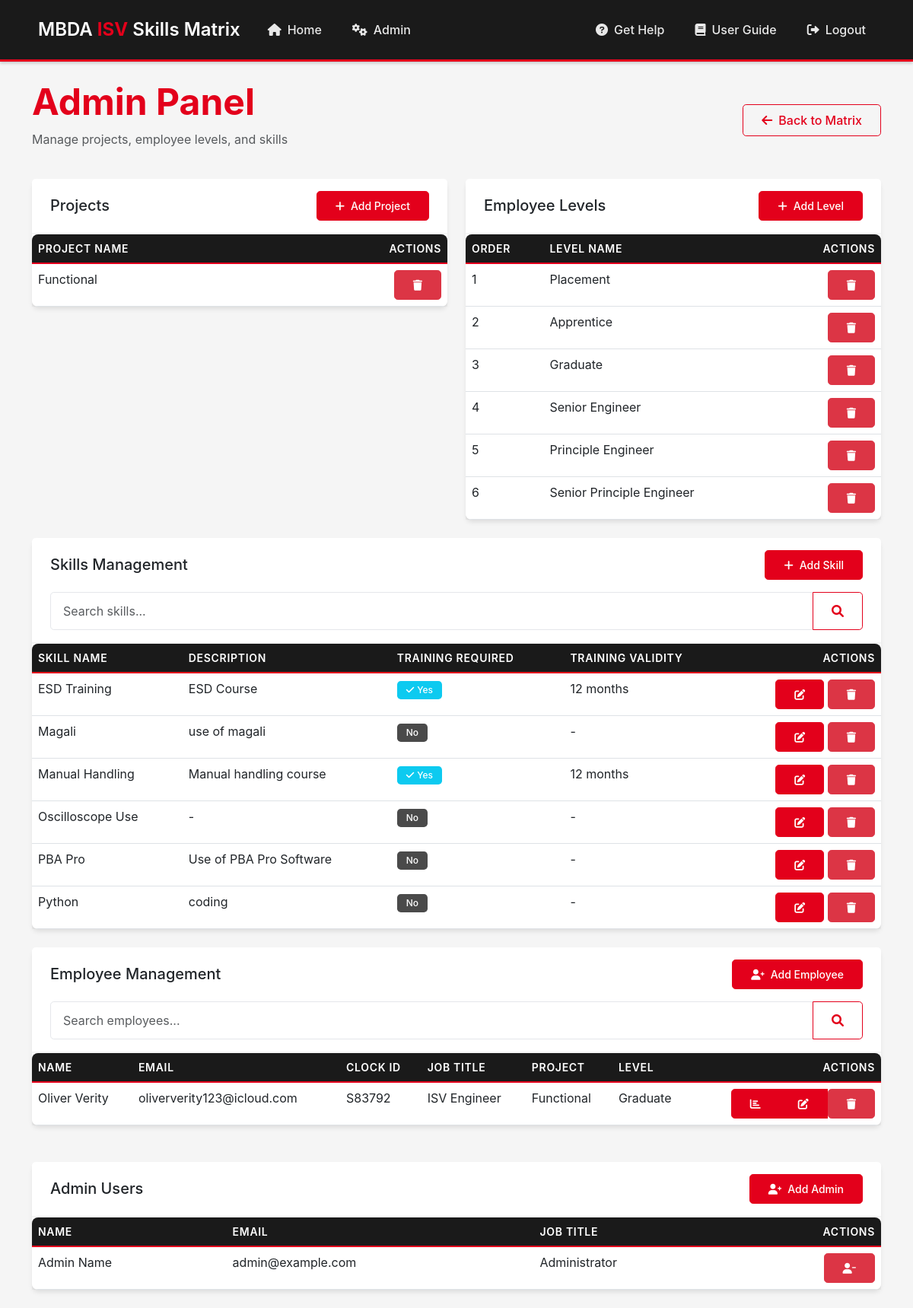
/admin (signed in), run on an earlier commit of the app's database.
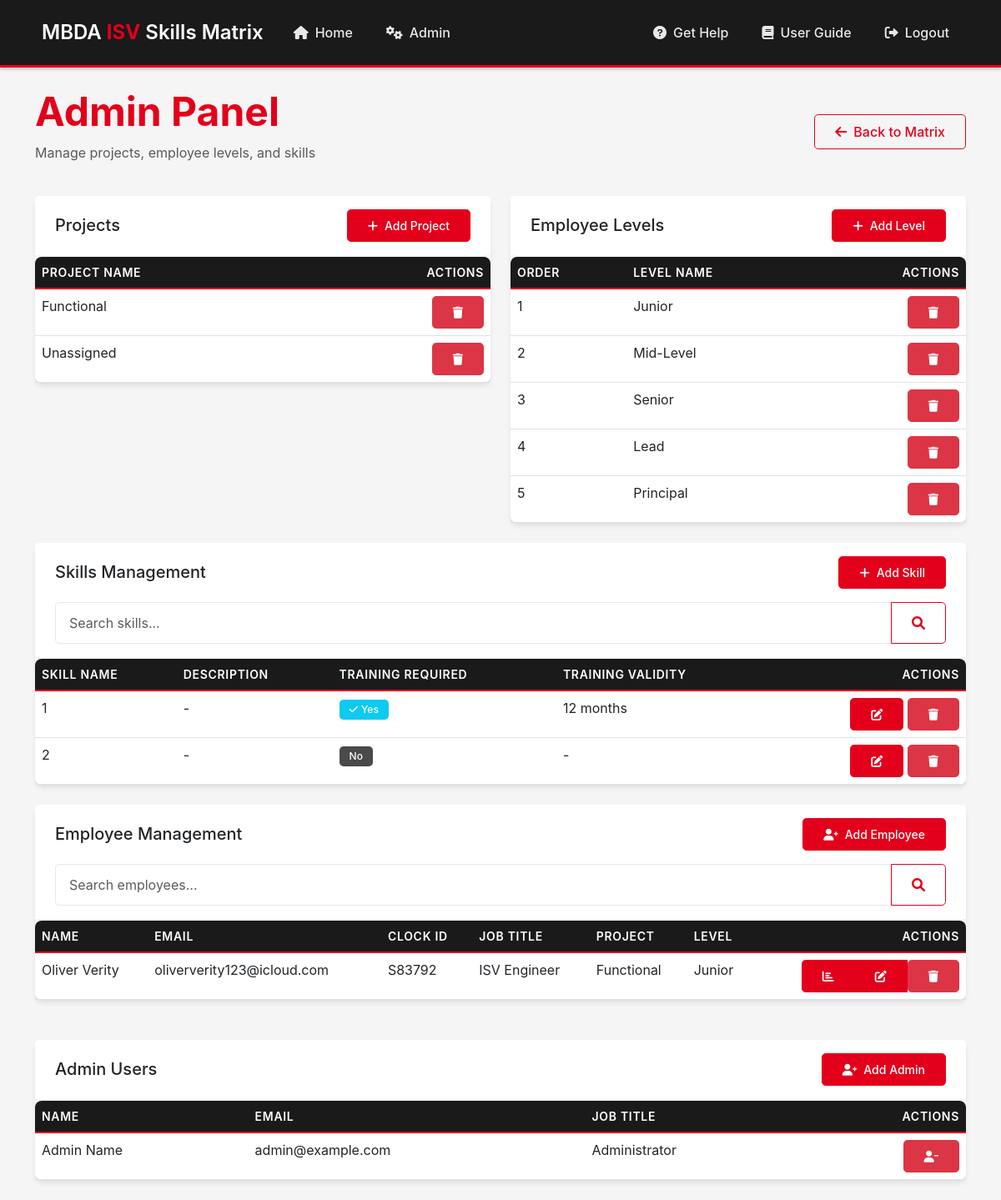
And on a later commit of the database.
### app.py (models this page shows, shortened)
class Project(db.Model):
    id = db.Column(db.Integer, primary_key=True)
    name = db.Column(db.String(200), nullable=False, unique=True)
    created_at = db.Column(db.DateTime, default=datetime.utcnow)
    employees = db.relationship('Employee', backref='project_rel', lazy=True)

class Level(db.Model):
    id = db.Column(db.Integer, primary_key=True)
    name = db.Column(db.String(50), nullable=False, unique=True)
    order = db.Column(db.Integer, nullable=False)  # For sorting levels in correct order
    created_at = db.Column(db.DateTime, default=datetime.utcnow)
    employees = db.relationship('Employee', backref='level_rel', lazy=True)

class Skill(db.Model):
    id = db.Column(db.Integer, primary_key=True)
    name = db.Column(db.String(100), nullable=False, unique=True)
    description = db.Column(db.Text)
    requires_training = db.Column(db.Boolean, default=False)
    training_expiry_months = db.Column(db.Integer)  # Number of months before training expires
    training_details = db.Column(db.Text)  # Details about required training
    created_at = db.Column(db.DateTime, default=datetime.utcnow)
    employee_skills = db.relationship('EmployeeSkill', backref='skill', lazy=True)

class Employee(db.Model):
    id = db.Column(db.Integer, primary_key=True)
    name = db.Column(db.String(100), nullable=False)
    email = db.Column(db.String(120), unique=True, nullable=False)
    clock_id = db.Column(db.String(50), unique=True)
    password_hash = db.Column(db.String(256))  # Only for admin users
    is_admin = db.Column(db.Boolean, default=False)
    job_title = db.Column(db.String(100), nullable=False)
    level_id = db.Column(db.Integer, db.ForeignKey('level.id'), nullable=False)
    project_id = db.Column(db.Integer, db.ForeignKey('project.id'))
    start_date = db.Column(db.Date, nullable=False)
    created_at = db.Column(db.DateTime, default=datetime.utcnow)
    skills = db.relationship('EmployeeSkill', backref='employee', lazy=True)

### app.py (the view)
    def decorated_function(*args, **kwargs):
        if not session.get('is_admin', False):
            flash('Access denied. Administrator privileges required.', 'error')
            return redirect(url_for('login'))
        return f(*args, **kwargs)

### app.py (called while the page is built)
def admin_required(f):
    def decorated_function(*args, **kwargs):
        if not session.get('is_admin', False):
            flash('Access denied. Administrator privileges required.', 'error')
            return redirect(url_for('login'))
        return f(*args, **kwargs)
    decorated_function.__name__ = f.__name__
    return decorated_function

### templates/admin.html (shortened to what the changed rows need)
{% extends "base.html" %}
{% block content %}
<div class="row mb-4 align-items-center">
    <div class="col">
        <h1 class="display-5 fw-bold text-primary mb-0">Admin Panel</h1>
    </div>
</div>
<div class="row g-4">
    <div class="col-md-6">
        <div class="card">
            <div class="card-body p-0">
                <div class="table-responsive">
                    <table class="table table-hover mb-0">
                        <thead class="table-light">
                            <tr>
                                <th>Project Name</th>
                                <th class="text-end">Actions</th>
                            </tr>
                        </thead>
                        <tbody>
                            {% for project in projects %}
                                <tr>
                                    <td>{{ project.name }}</td>
                                    <td class="text-end">
                                        <form action="{{ url_for('admin_delete_project', project_id=project.id) }}"
                                              method="POST"
                                              class="d-inline"
                                              onsubmit="return confirm('Are you sure you want to delete this project?');">
                                            <button type="submit" class="btn btn-danger btn-sm">
                                                <i class="fas fa-trash"></i>
                                            </button>
                                        </form>
                                    </td>
                                </tr>
                            {% else %}
                                <tr>
                                    <td colspan="2" class="text-center text-muted py-4">
                                        No projects added yet
                                    </td>
                                </tr>
                            {% endfor %}
                        </tbody>
                    </table>
                </div>
            </div>
        </div>
    </div>
    <div class="col-md-6">
        <div class="card">
            <div class="card-body p-0">
                <div class="table-responsive">
                    <table class="table table-hover mb-0">
                        <thead class="table-light">
                            <tr>
                                <th>Order</th>
                                <th>Level Name</th>
                                <th class="text-end">Actions</th>
                            </tr>
                        </thead>
                        <tbody>
                            {% for level in levels %}
                                <tr>
                                    <td>{{ level.order }}</td>
                                    <td>{{ level.name }}</td>
                                    <td class="text-end">
                                        <form action="{{ url_for('admin_delete_level', level_id=level.id) }}"
                                              method="POST"
                                              class="d-inline"
                                              onsubmit="return confirm('Are you sure you want to delete this level?');">
                                            <button type="submit" class="btn btn-danger btn-sm">
                                                <i class="fas fa-trash"></i>
                                            </button>
                                        </form>
                                    </td>
                                </tr>
                            {% else %}
                                <tr>
                                    <td colspan="3" class="text-center text-muted py-4">
                                        No levels added yet
                                    </td>
                                </tr>
                            {% endfor %}
                        </tbody>
                    </table>
                </div>
            </div>
        </div>
    </div>
    <div class="col-12">
        <div class="card">
            <div class="card-body p-0">
                <div class="table-responsive">
                    <table class="table table-hover mb-0">
                        <thead class="table-light">
                            <tr>
                                <th>Skill Name</th>
                                <th>Description</th>
                                <th>Training Required</th>
                                <th>Training Validity</th>
                                <th class="text-end">Actions</th>
                            </tr>
                        </thead>
                        <tbody>
                            {% for skill in skills.items %}
                                <tr>
                                    <td>{{ skill.name }}</td>
                                    <td>{{ skill.description or '-' }}</td>
                                    <td>
                                        {% if skill.requires_training %}
                                            <span class="badge bg-info">
                                                <i class="fas fa-check me-1"></i>Yes
                                            </span>
                                        {% else %}
                                            <span class="badge bg-secondary">No</span>
                                        {% endif %}
                                    </td>
                                    <td>
                                        {% if skill.training_expiry_months %}
                                            {{ skill.training_expiry_months }} months
                                        {% else %}
                                            -
                                        {% endif %}
                                    </td>
                                    <td class="text-end">
                                        <button type="button"
                                                class="btn btn-primary btn-sm"
                                                onclick="editSkill({{ skill.id }}, '{{ skill.name }}', '{{ skill.description or '' }}', {{ 'true' if skill.requires_training else 'false' }}, {{ skill.training_expiry_months or 0 }}, '{{ skill.training_details or '' }}')"
                                                data-bs-toggle="modal"
                                                data-bs-target="#editSkillModal">
                                            <i class="fas fa-edit"></i>
                                        </button>
                                        <form action="{{ url_for('admin_delete_skill', skill_id=skill.id) }}"
                                              method="POST"
                                              class="d-inline"
                                              onsubmit="return confirm('Are you sure you want to delete this skill?');">
                                            <button type="submit" class="btn btn-danger btn-sm">
                                                <i class="fas fa-trash"></i>
                                            </button>
                                        </form>
                                    </td>
                                </tr>
                            {% endfor %}
                        </tbody>
                    </table>
                </div>
            </div>
        </div>
    </div>
    <div class="col-12">
        <div class="card mb-4">
            <div class="card-body p-0">
                <div class="table-responsive">
                    <table class="table table-hover mb-0">
                        <thead class="table-light">
                            <tr>
                                <th>Name</th>
                                <th>Email</th>
                                <th>Clock ID</th>
                                <th>Job Title</th>
                                <th>Project</th>
                                <th>Level</th>
                                <th class="text-end">Actions</th>
                            </tr>
                        </thead>
                        <tbody>
                            {% for employee in employees.items %}
                                <tr>
                                    <td>{{ employee.name }}</td>
                                    <td>{{ employee.email }}</td>
                                    <td>{{ employee.clock_id or '-' }}</td>
                                    <td>{{ employee.job_title }}</td>
                                    <td>{{ employee.project_rel.name if employee.project_rel else '-' }}</td>
                                    <td>{{ employee.level_rel.name }}</td>
                                    <td class="text-end">
                                        <div class="btn-group">
                                            <a href="{{ url_for('employee_report', employee_id=employee.id) }}"
                                               class="btn btn-primary btn-sm"
                                               title="View Report">
                                                <i class="fas fa-chart-bar"></i>
                                            </a>
                                            <a href="{{ url_for('edit_employee', employee_id=employee.id) }}"
                                               class="btn btn-primary btn-sm"
                                               title="Edit Employee">
                                                <i class="fas fa-edit"></i>
                                            </a>
                                            <form action="{{ url_for('admin_delete_employee', employee_id=employee.id) }}"
                                                  method="POST"
                                                  class="d-inline"
                                                  onsubmit="return confirm('Are you sure you want to delete this employee? This will also delete all their skill records.');">
                                                <button type="submit"
                                                        class="btn btn-danger btn-sm"
                                                        title="Delete Employee">
                                                    <i class="fas fa-trash"></i>
                                                </button>
                                            </form>
                                        </div>
                                    </td>
                                </tr>
                            {% endfor %}
                        </tbody>
                    </table>
                </div>
            </div>
        </div>
    </div>
    <div class="col-12">
        <div class="card mb-4">
            <div class="card-body p-0">
                <div class="table-responsive">
                    <table class="table table-hover mb-0">
                        <thead class="table-light">
                            <tr>
                                <th>Name</th>
                                <th>Email</th>
                                <th>Job Title</th>
                                <th class="text-end">Actions</th>
                            </tr>
                        </thead>
                        <tbody>
                            {% for admin in admins %}
                                <tr>
                                    <td>{{ admin.name }}</td>
                                    <td>{{ admin.email }}</td>
                                    <td>{{ admin.job_title }}</td>
                                    <td class="text-end">
                                        {% if admin.id != current_employee_id %}
                                            <form action="{{ url_for('admin_remove_admin', employee_id=admin.id) }}"
                                                  method="POST"
                                                  class="d-inline"
                                                  onsubmit="return confirm('Are you sure you want to remove admin privileges from this user?');">
                                                <button type="submit" class="btn btn-danger btn-sm">
                                                    <i class="fas fa-user-minus"></i>
                                                </button>
                                            </form>
                                        {% endif %}
                                    </td>
                                </tr>
                            {% else %}
                                <tr>
                                    <td colspan="4" class="text-center text-muted py-4">
                                        No admin users found
                                    </td>
                                </tr>
                            {% endfor %}
                        </tbody>
                    </table>
                </div>
            </div>
        </div>
    </div>
</div>
{% endblock %}

What changed in the data, as far as the page shows it:
removed Level: order "1", name "Placement"
removed Level: order "2", name "Apprentice"
removed Level: order "3", name "Graduate"
removed Level: order "4", name "Senior Engineer"
removed Level: order "5", name "Principle Engineer"
removed Level: order "6", name "Senior Principle Engineer"
removed Skill: name "ESD Training", description "ESD Course", requires_training True (drawn), training_expiry_months "12"
removed Skill: name "Magali", description "use of magali", requires_training "No"
removed Skill: name "Manual Handling", description "Manual handling course", requires_training True (drawn), training_expiry_months "12"
removed Skill: name "Oscilloscope Use", description "-", requires_training "No"
removed Skill: name "PBA Pro", description "Use of PBA Pro Software", requires_training "No"
removed Skill: name "Python", description "coding", requires_training "No"
added Project: name "Unassigned"
added Level: order "1", name "Junior"
added Level: order "2", name "Mid-Level"
added Level: order "3", name "Senior"
added Level: order "4", name "Lead"
added Level: order "5", name "Principal"
added Skill: name "1", description "-", requires_training True (drawn), training_expiry_months "12"
added Skill: name "2", description "-", requires_training "No"
changed Employee "Oliver Verity": level_rel.name "Graduate" → "Junior"
